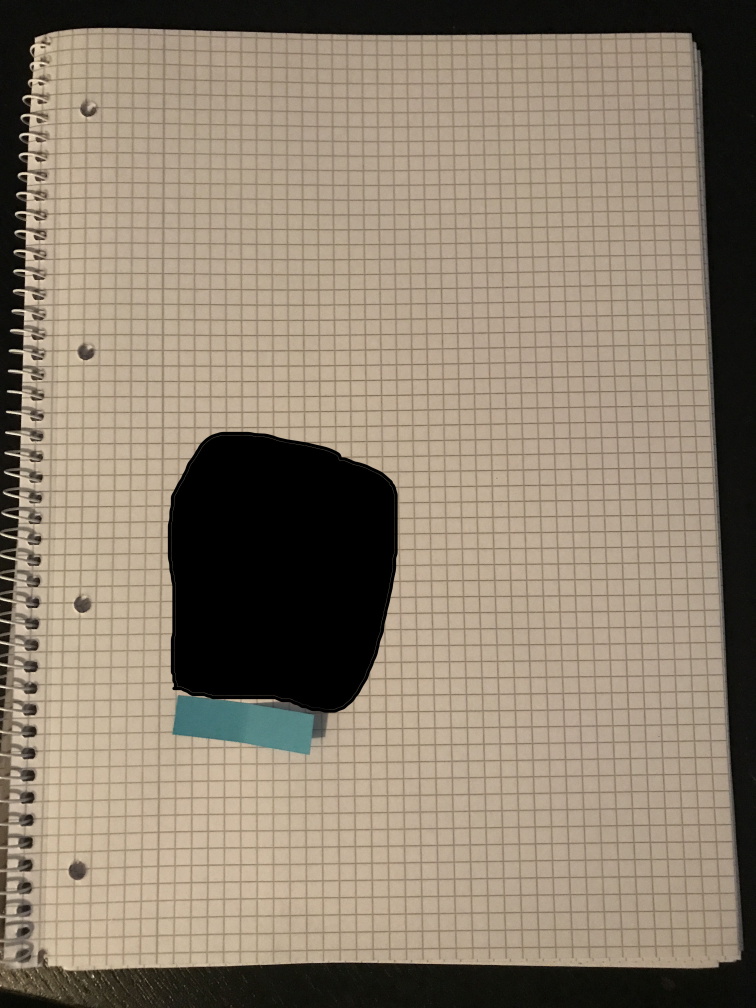
#> input picture Blue/blue.jpg, 3024 x 4032 px (shown at 1/4 size)
$ python main.py
#> lines starting #> are read from the running program, lines starting #| are printed output that depends on the picture
#> the answer given: Blue/blue.jpg
#> in main, image is the input picture: PIL image 3024x4032 RGB; mean R, G, B 142.1, 128.9, 111.5
### SortColor.py
import PIL.Image
import shutil
import os

def resize_image(image, new_width=100):
#> called with new_width = 100
    width, height = image.size
#> width = 3024; height = 4032
    new_height = int(new_width * (height / width))
#> new_height = 133
    resized_image = image.resize((new_width, new_height))
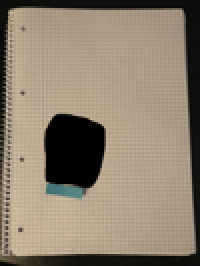
#> resized_image: PIL image 100x133 RGB (shown 2 times larger); mean R, G, B 142.1, 129, 111.5
    return resized_image

def CheckColor(image_path):
    img = PIL.Image.open(image_path)

    # Convert image to RGB if it's not already in that mode
    if img.mode != 'RGB':
        img = img.convert('RGB')

    img = resize_image(img, 100)
    w, h = img.size
#> w = 100; h = 133
    check = img.load()

    # Define color ranges( change the color range here to make it more accurate or sensitive to which shade you using)
    isBlue = [range(50, 130), range(50, 180), range(150, 255)]
    isRed = [range(180, 255), range(0, 100), range(0, 100)]
    isGreen = [range(0, 100), range(180, 255), range(0, 100)]
    isYellow = [range(200, 255), range(200, 255), range(0, 100)]
    isPink = [range(200, 255), range(150, 200), range(150, 200)]

    # Check each pixel's color and print it for debugging
    for y in range(h):
        for x in range(w):
            r, g, b = check[x, y]
            if r in isBlue[0] and g in isBlue[1] and b in isBlue[2]:
                return "Blue"
                break
            elif r in isRed[0] and g in isRed[1] and b in isRed[2]:
                return "Red"
                break
            elif r in isGreen[0] and g in isGreen[1] and b in isGreen[2]:
                return "Green"
                break
            elif r in isYellow[0] and g in isYellow[1] and b in isYellow[2]:
                return "Yellow"
                break
            elif r in isPink[0] and g in isPink[1] and b in isPink[2]:
                return "Pink"
                break
            else:
                pass

    return "No color found"

def MoveImage(image_path):
    color = CheckColor(image_path)
    base_path = "C:/Hieu/OneDrive/Documents/smarter-note"
    if color != "No color found":
        dest_path = os.path.join(base_path, color)
        shutil.move(image_path, dest_path)
        print(f"Moved {image_path} to {dest_path}")
    else:
        print(f"No color found in {image_path}")

### main.py
import PIL.Image
import SortColor

def main():

    path = input("Enter the path of the image: ")
    try:
        image = PIL.Image.open(path)
        image.close()
    except Exception as e:
        print("Invalid path:", e)
        return

    # Call the MoveImage function with the image path (string)
    SortColor.MoveImage(path)

if __name__ == "__main__":
    main()
